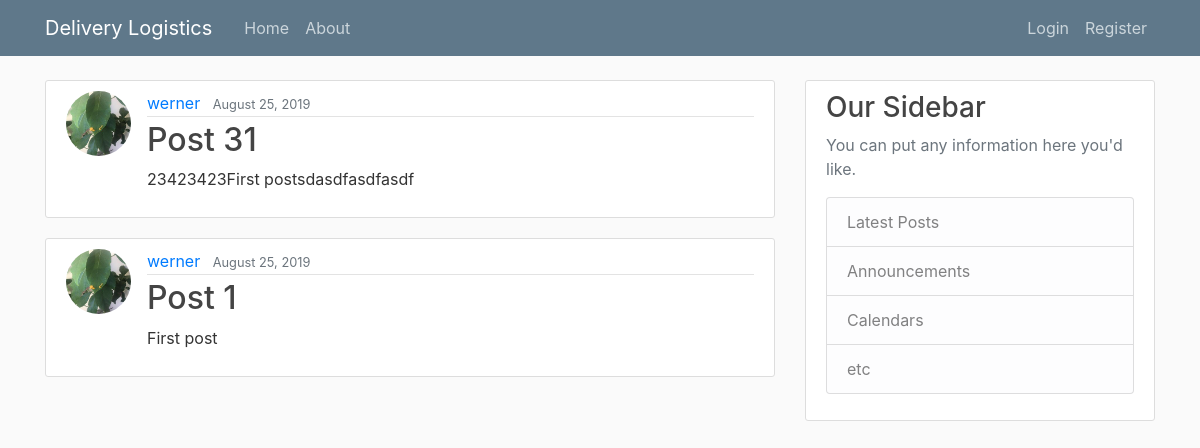
Before: / with the older database file.
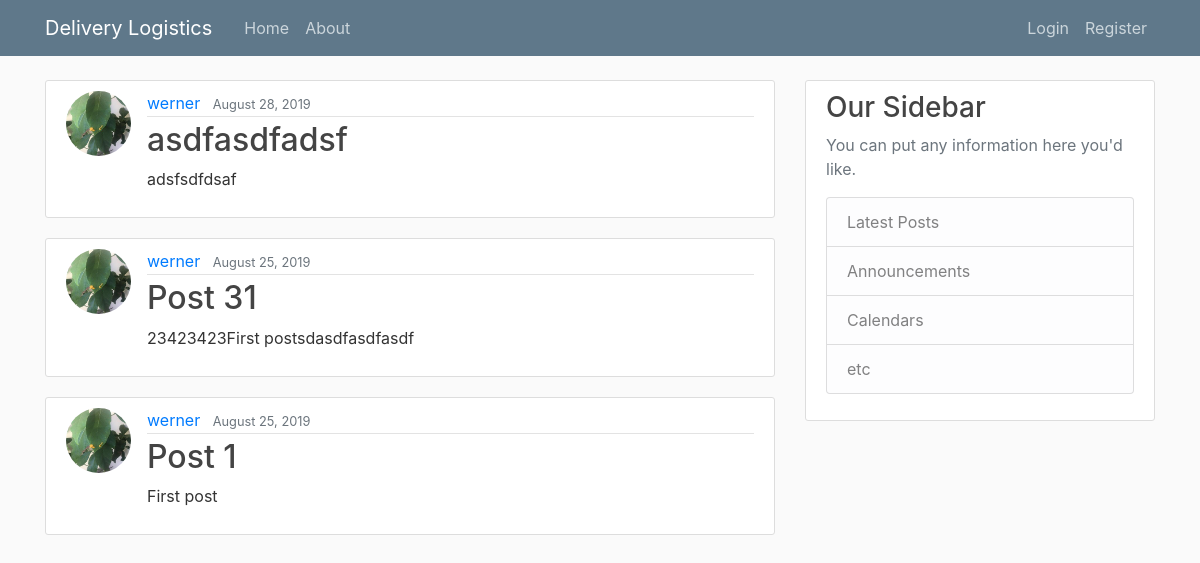
After: the same page with the newer database file.
### DeliveryLogistics/models.py (models this page shows, shortened)
class Post(models.Model):
    title = models.CharField(max_length=100)
    content = models.TextField()
    date_posted = models.DateTimeField(default=timezone.now)
    author = models.ForeignKey(User, on_delete=models.CASCADE)

### users/models.py (models this page shows, shortened)
class Profile(models.Model):
    user = models.OneToOneField(User, on_delete=models.CASCADE)
    image = models.ImageField(default='default.png', upload_to="profile_pics")

### DeliveryLogistics/views.py (the view)
# urls.py: path('', PostListView.as_view(), name='home'),
class PostListView(ListView):
    model = Post
    template_name = 'DeliveryLogistics/home.html'  # <app>/<model>_<viewtype>.html
    context_object_name = 'posts'
    ordering = ['-date_posted']

### DeliveryLogistics/templates/DeliveryLogistics/home.html
{% extends "DeliveryLogistics/base.html" %}
    {% block content %}
    {% for post in posts %}
        <article class="media content-section">
            <img class="rounded-circle article-img" src="{{ post.author.profile.image.url }}">
            <div class="media-body">
                <div class="article-metadata">
                    <a class="mr-2" href="#">{{ post.author }}</a>
                    <small class="text-muted">{{ post.date_posted|date:"F d, Y" }}</small>
                </div>
                <h2><a class="article-title" href="{% url 'post-detail' post.id %}">{{ post.title }}</a></h2>
                <p class="article-content">{{ post.content }}</p>
            </div>
        </article>
    {% endfor %}
{% endblock content %}

Changed rows visible on the page:
added Post: author.profile.image (picture), author "werner", date_posted "August 28, 2019", title "asdfasdfadsf", content "adsfsdfdsaf"
